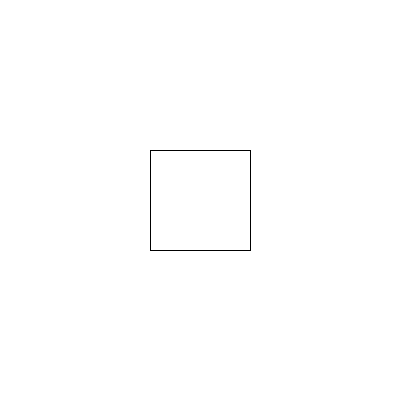
Frame 1 (no input)
Frame 60 (the mouse pressed at the canvas centre just before this capture): identical to frame 1, image omitted
Frame 120 (the mouse held since frame 60 and released just before this capture): identical to frame 1, image omitted

The Processing sketch that drew this single still picture (run headless with seeded random() and noise(); from frame 60 on, the mouse is pressed at the canvas centre):

// Processing sketch: klik_kiri_besar__kanan_reset
// ── klik_kiri_besar__kanan_reset.pde
float scale = 1.0; // skala awal mempresentasikan skala objek
int centerX, centerY; // titik tengah

void setup() {
  size(400, 400);
  centerX = width / 2;
  centerY = height / 2;
}

void draw() {
  background(255);
  translate(centerX, centerY); // pemanggilan translate() yang akan menggeser titik pusat koordinat menjadi (centerX, centerY). 
  scale(scale); //akan mengubah skala objek sesuai dengan variabel scale.
  // Gambar objek di sini
  rect(-50, -50, 100, 100); //dapat mengubah objek yang digambar di dalam fungsi draw() dengan mengganti kode rect(-50, -50, 100, 100) dengan objek yang diinginkan.
}

void mouseClicked() {
  if (mouseButton == LEFT) { // Klik kiri untuk zoom
    scale += 0.1; //akan ditambah 0.1 untuk memperbesar skala objek
  } else if (mouseButton == RIGHT) { // Klik kanan untuk reset
    scale = 1.0; //akan direset menjadi 1.0 untuk mengembalikan skala objek ke ukuran awal.
  }
}
